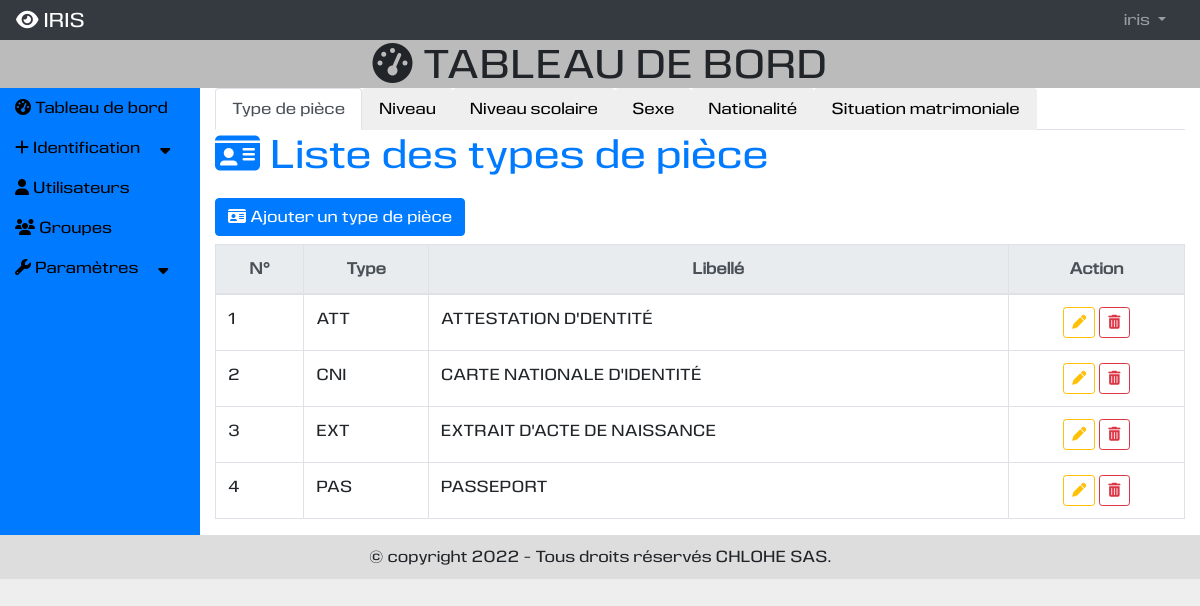
Page /etatcivil/ (signed in) on the earlier database version.
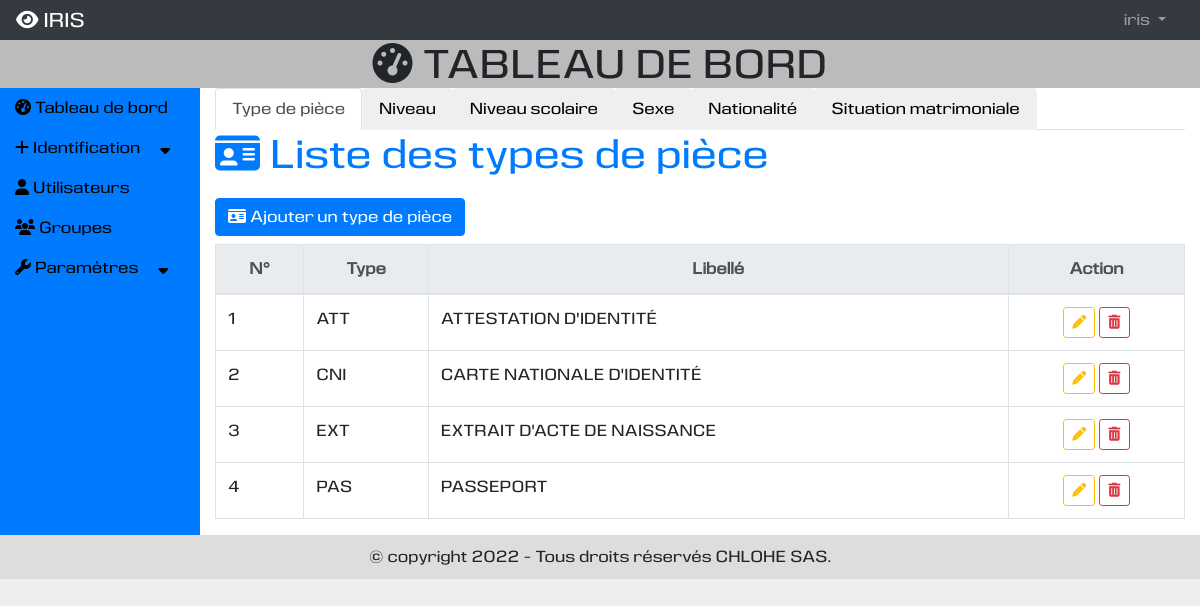
Same page on the later database version.
### etatcivil/models.py (models this page shows, shortened)
class TypePiece(models.Model):
    type = models.CharField(max_length=100, unique=True)
    libelle = models.CharField(max_length=250, verbose_name="Libellé", unique=True)

### etatcivil/views.py (the view)
# urls.py: path('', views.etatcivil, name = 'etatcivil'),
@login_required
@permission_required('auth.view_user', raise_exception=True)
@permission_required('auth.view_group', raise_exception=True)
def etatcivil(request):
    typepieces = TypePiece.objects.all().order_by("libelle")
    niveaux = Niveau.objects.all().order_by("id")
    niveauscolaires = NiveauScolaire.objects.all().order_by("id")
    sexes = Sexe.objects.all().order_by("id")
    nationalites = Nationalite.objects.all().order_by("nationalite")
    situations = SituationMatrimoniale.objects.all().order_by("id")
    active_typepiece = ['','false','']
    active_niveau = ['','false','']
    active_niveauscolaire = ['','false','']
    active_sexe = ['','false','']
    active_nationalite = ['','false','']
    active_situation = ['','false','']
    if _active_onglet == "typepiece":
        active_typepiece =  ['active', 'true', 'show active']
    elif _active_onglet == "niveau":
        active_niveau =  ['active', 'true', 'show active']
    elif _active_onglet == "niveauscolaire":
        active_niveauscolaire =  ['active', 'true', 'show active']
    elif _active_onglet == "sexe":
        active_sexe =  ['active', 'true', 'show active']
    elif _active_onglet == "nationalite":
        active_nationalite =  ['active', 'true', 'show active']
    elif _active_onglet == "situation":
        active_situation =  ['active', 'true', 'show active']
    else:
        active_typepiece =  ['active', 'true', 'show active']
    context = {
        "titre" : "Etat civil",
        "typepieces" : typepieces,
        "niveaux" : niveaux,
        "niveauscolaires" : niveauscolaires,
        "sexes" : sexes,
        "nationalites" : nationalites,
        "situations" : situations,
        "active_typepiece": active_typepiece,
        "active_niveau": active_niveau,
        "active_niveauscolaire": active_niveauscolaire,
        "active_sexe": active_sexe,
        "active_nationalite": active_nationalite,
        "active_situation": active_situation,
    }
    return render(request, "etatcivil/etatcivil.html", context)

### etatcivil/templates/etatcivil/etatcivil.html (shortened to what this page needs)
{% extends 'utilisateur/base.html' %}
{% load static %}
{% block tableau_de_bord %}
<div>
  <ul class="nav nav-tabs" id="myTab" role="tablist">
    <li class="nav-item" role="presentation">
      <button class="nav-link {{active_typepiece|first}}" id="typepiece-tab" data-toggle="tab" data-target="#typepiece" type="button" role="tab" aria-controls="typepiece" aria-selected="{{ active_typepiece|slice:'1:2'|first }}">
        Type de pièce
      </button>
    </li>
    <li class="nav-item" role="presentation">
      <button class="nav-link {{active_niveau|first}}" id="niveau-tab" data-toggle="tab" data-target="#niveau" type="button" role="tab" aria-controls="niveau" aria-selected="{{ active_niveau|slice:'1:2'|first }}">
        Niveau
      </button>
    </li>
    <li class="nav-item" role="presentation">
      <button class="nav-link {{active_niveauscolaire|first}}" id="scolaire-tab" data-toggle="tab" data-target="#scolaire" type="button" role="tab" aria-controls="scolaire" aria-selected="{{ active_niveauscolaire|slice:'1:2'|first }}">
        Niveau scolaire
      </button>
    </li>
    <li class="nav-item" role="presentation">
      <button class="nav-link {{active_sexe|first}}" id="sexe-tab" data-toggle="tab" data-target="#sexe" type="button" role="tab" aria-controls="sexe" aria-selected="{{ active_sexe|slice:'1:2'|first }}">
        Sexe
      </button>
    </li>
    <li class="nav-item" role="presentation">
      <button class="nav-link {{active_nationalite|first}}" id="nationalite-tab" data-toggle="tab" data-target="#nationalite" type="button" role="tab" aria-controls="nationalite" aria-selected="{{ active_nationalite|slice:'1:2'|first }}">
        Nationalité
      </button>
    </li>
    <li class="nav-item" role="presentation">
      <button class="nav-link {{active_situation|first}}" id="situation-tab" data-toggle="tab" data-target="#situation" type="button" role="tab" aria-controls="situation" aria-selected="{{ active_situation|slice:'1:2'|first }}">
        Situation matrimoniale
      </button>
    </li>
  </ul>
  <div class="tab-content" id="myTabContent">
    <div class="tab-pane fade {{ active_typepiece|last }}" id="typepiece" role="tabpanel" aria-labelledby="typepiece-tab">
      <div>
        <h1 class="mb-3 text-primary"><i class="fas fa-id-card"></i> Liste des types de pièce</h1>
        <h3><a class="btn btn-primary" data-toggle="modal" data-target="#typepieceModal" data-backdrop="static"><i class="fas fa-id-card"></i> Ajouter un type de pièce</a></h3>
        <div class="row">
            <div class="col-md-12">
                <table class="table  table-bordered table-hover table-responsive-md" id="tabletypepiece">
                    <thead class="text-center">
                        <tr class="thead-light">
                            <th>N°</th>
                            <th>Type</th>
                            <th>Libellé</th>
                            <th>Action</th>
                        </tr>
                    </thead>
                    <tbody>
                        {% for typepiece in typepieces %}
                        <tr>
                            <td>{{forloop.counter}}</td>
                            <td>{{typepiece.type}}</td>
                            <td>{{typepiece.libelle|capfirst}}</td>
                            <td class="text-center">
                                <a class="btn btn-outline-warning btn-sm" title="Modifier" data-toggle="modal" data-target="#typepiecemodifierModal{{typepiece.id}}" data-backdrop="static"><i class="fas fa-pen"></i></a>
                                <button type="button" title="Supprimer" class="btn btn-outline-danger btn-sm" data-toggle="modal" data-target="#typepiecesupprimermodal{{typepiece.id}}" data-backdrop="static"><i class="fas fa-trash-alt"></i></button>
                            </td>
                        </tr>
                        {% empty %}
                            {% include 'etatcivil/ajouter_typepiece.html' %}
                        {% endfor %}
                    </tbody>
                </table>
            </div>
        </div>
      </div>
    </div>
  </div>
</div>
{% endblock %}

### utilisateur/templates/utilisateur/base.html (shortened to what this page needs)
{% extends 'base.html' %}
{% block contenu %}
<div class="row m-0">
    <div class="col-md-6 offset-md-3">
        <h1 class="text-center"><i class="fa fa-dashboard"></i> TABLEAU DE BORD</h1>
    </div>
</div>
<div class="row" id="contenu_index m-0">
    <div class="col-md-2 bg-primary" id="contenu_index_gauche">
        <div>
            <ul class="menu-accordeon">
                <li><a href="{% url 'presentation:index' %}"><i class="fa fa-dashboard"></i> Tableau de bord</a></li>
                <li><a href="#"><i class="fa fa-plus"></i> Identification &nbsp;&nbsp;&nbsp;&nbsp;<i class="fas fa-sort-down"></i></a>
                </li>
                {% if 'auht.add_user' in perms %}
                <li><a href="{% url 'utilisateur:utilisateur' %}"><i class="fa fa-user"></i> Utilisateurs</a></li>
                <li><a href="{% url 'utilisateur:groupe' %}"><i class="fa fa-group"></i> Groupes</a></li>
                {% endif %}
                {% if 'vieprofessionnelle.add_typesecteur' in perms %}
                <li>
                    <a href="#"><i class="fa fa-wrench"></i> Paramètres &nbsp;&nbsp;&nbsp;&nbsp;<i class="fas fa-sort-down"></i></a>
                </li>
                {% endif %}
            </ul>
        </div>
    </div>
    <div class="col-md-10" id="contenu_index_droit">
        <div class="row">
            <div class="col-md-12">
                {% block tableau_de_bord %}
                {% endblock %}
            </div>
        </div>
    </div>
</div>
{% endblock %}

### templates/base.html (shortened to what this page needs)
{% load static %}
<!DOCTYPE html>
<html lang="fr">
<head>
    <link rel="stylesheet" href="https://maxcdn.bootstrapcdn.com/bootstrap/4.5.2/css/bootstrap.min.css">
    <link rel="stylesheet" type="text/css" href="https://cdn.datatables.net/v/bs4/jq-3.6.0/jszip-2.5.0/dt-1.12.1/b-2.2.3/b-html5-2.2.3/b-print-2.2.3/datatables.min.css"/>
    <link rel="stylesheet" type="text/css" href="{% static 'css/css.css' %}" />
</head>
<body>
  <div id ="page">
      {% block nas %}
      <div id ="nav">
        {% include 'nav.html' %}
      </div>
      {% endblock %}
    <div id ="contenu" class="container-fluid">
      {% block contenu %}
      {% endblock %}
    </div>
    <div id ="pied_page">
      {% block pied_page %}
        <div class="row" style="margin: 0px;">
            <div class="col-md-6 offset-md-3">
                <p class="text-center">
                    {% now "Y" as annee %}
                    {% if annee == "2022" %}
                    &copy copyright {{annee}} - Tous droits réservés CHLOHE SAS.
                    {% else %}
                    &copy copyright 2022-{{annee}} - Tous droits réservés CHLOHE SAS.
                    {% endif %}
                </p>
            </div>
        </div>
      {% endblock %}
    </div>
  </div>
</body>
</html>

### templates/nav.html (shortened to what this page needs)
<nav class="navbar navbar-expand-md bg-dark navbar-dark">
  <a class="navbar-brand" href="{% url 'presentation:index' %}"><i class="fas fa-eye"></i> IRIS</a>
  <div class="collapse navbar-collapse" id="collapsNavbar">
    <ul class="navbar-nav">
      {% if not user.is_authenticated %}
      <li class="nav-item">
        <a class="nav-link" href="{% url 'utilisateur:connexion' %}">Connexion</a>
      </li>
      <li class="nav-item">
        <a class="nav-link" href="{% url 'utilisateur:inscription' 0 %}">S'inscrire</a>
      </li>
      {% else %}
      <li class="nav-item dropdown" style="position: relative;">
        <a class="nav-link dropdown-toggle" href="#" id="navbardrop" data-toggle="dropdown">
          {{user.get_username}}
        </a>
      </li>
      {% endif %}
    </ul>
  </div>
</nav>

### etatcivil/templates/etatcivil/modifier_typepiece.html (shortened to what this page needs)
{% extends 'etatcivil/ajouter_typepiece.html' %}

### etatcivil/templates/etatcivil/modifier_niveau.html (shortened to what this page needs)
{% extends 'etatcivil/ajouter_niveau.html' %}

### etatcivil/templates/etatcivil/modifier_niveauscolaire.html (shortened to what this page needs)
{% extends 'etatcivil/ajouter_niveauscolaire.html' %}

### etatcivil/templates/etatcivil/modifier_sexe.html (shortened to what this page needs)
{% extends 'etatcivil/ajouter_sexe.html' %}

### etatcivil/templates/etatcivil/modifier_nationalite.html (shortened to what this page needs)
{% extends 'etatcivil/ajouter_nationalite.html' %}

### etatcivil/templates/etatcivil/modifier_situation.html (shortened to what this page needs)
{% extends 'etatcivil/ajouter_situation.html' %}

### static/css/css.css (style rules this page uses)
body { margin: 0px; padding: 0px; background : #EEE; font-family: 'eurocinewebfont'; }
nav { margin: 0px; padding: 0px; padding: 10px 10px 0px 10px; height: 40px; background: #DDD; }
nav div { display: flex; flex-direction: row; flex-wrap: wrap; justify-content: flex-end; }
nav div ul { margin: 0px; padding: 0px; list-style-type: none; }
nav div ul li { display: inline-block; margin-right: 10px; }
nav div ul li a { text-decoration: none; }
#contenu { background: #BBB; }
#contenu h1 { margin: 0px; padding : 0px; }
.menu-accordeon { padding:0; margin:0; list-style:none; }
.menu-accordeon a { display:block; text-decoration: none; color: black; padding: 8px 0; }
#contenu_index_droit { background: white; }
#pied_page { background: #DDD; padding: 10px; }
#pied_page p { margin: 0px; }

Differences in the rows shown:
changed TypePiece "ATT": libelle "ATTESTATION D'DENTITÉ" → "ATTESTATION D'IDENTITÉ"
